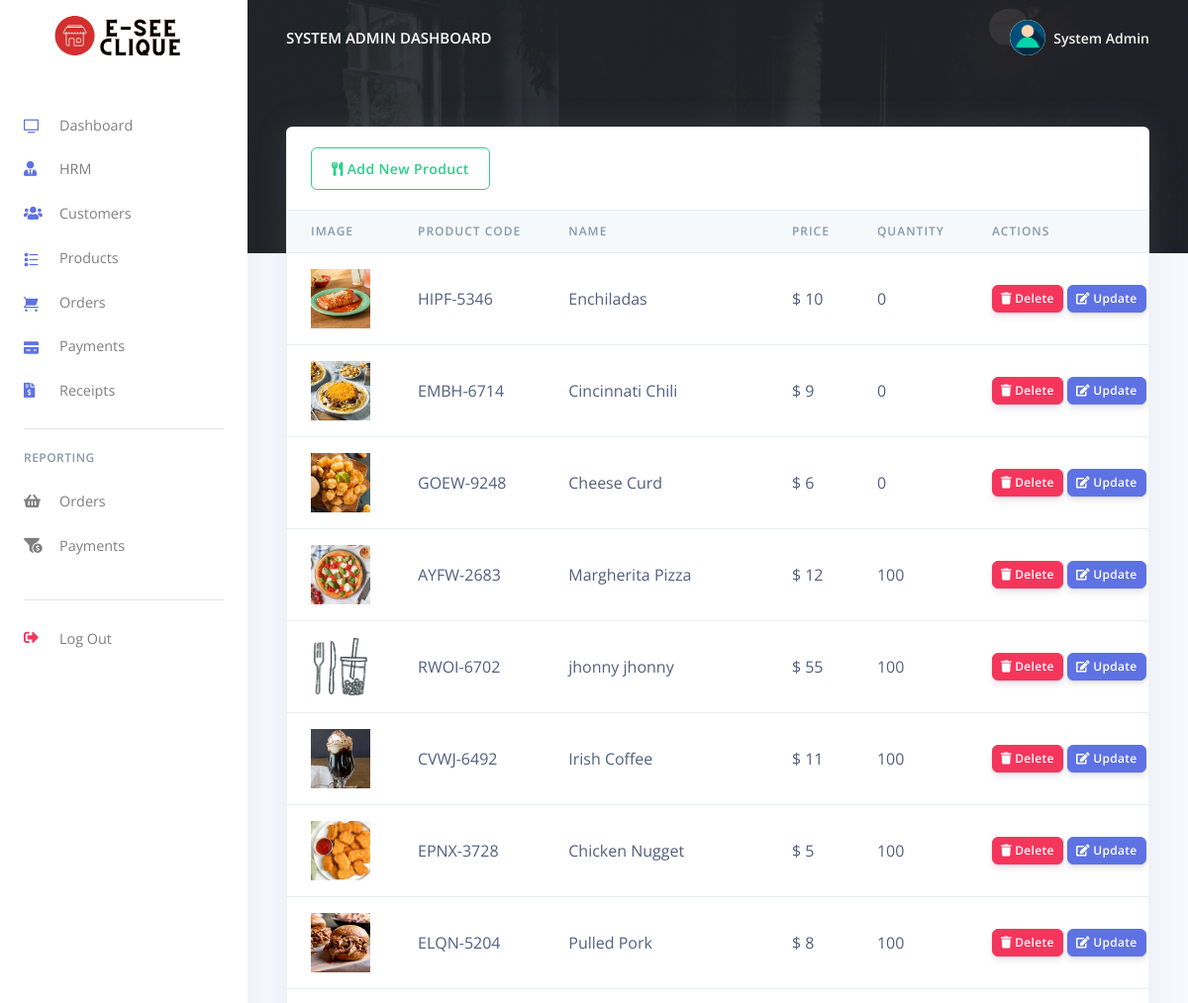
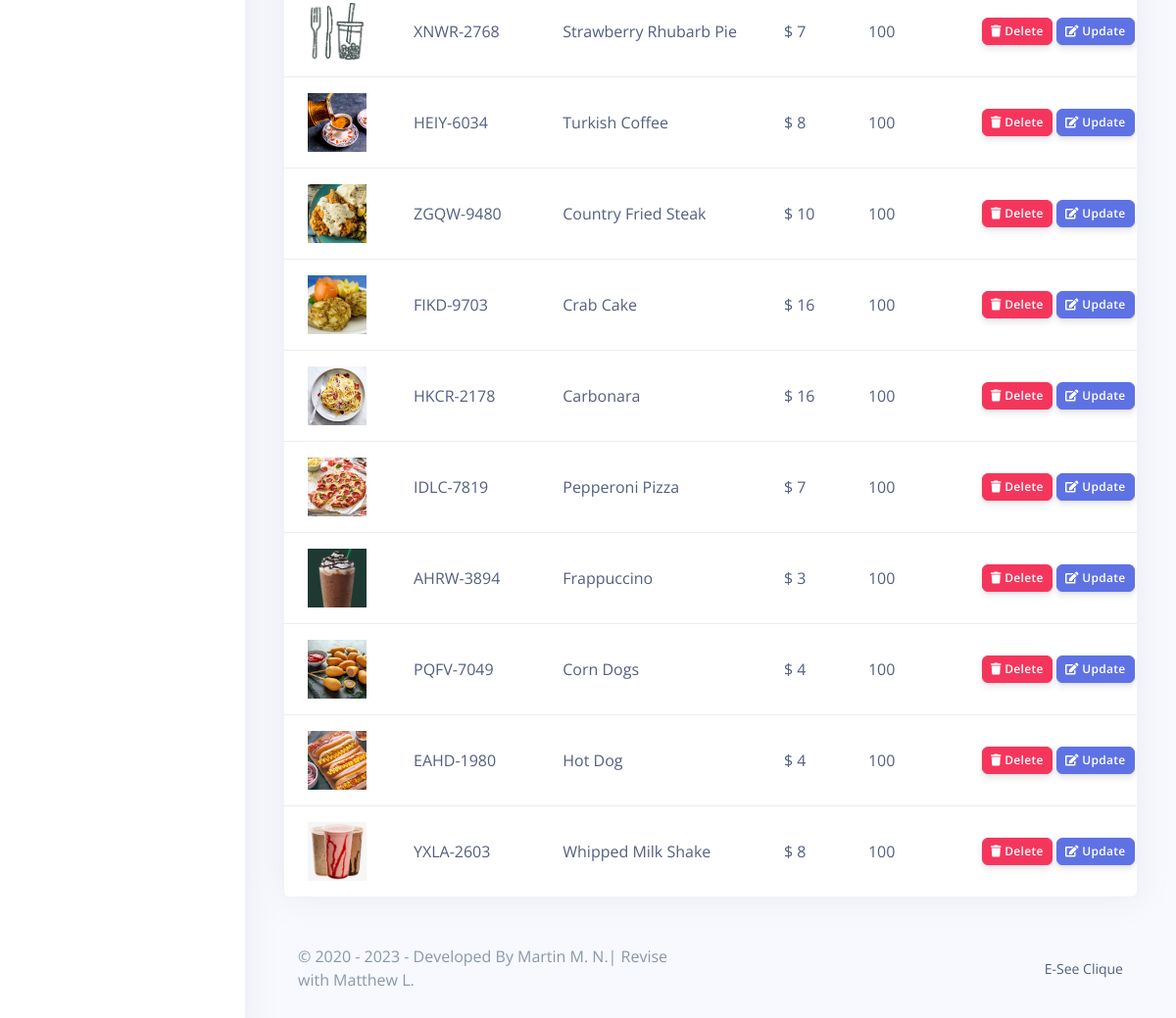
Screenshot of /Restro/admin/products.php (signed in) with the database file from the repository (2 pictures, top to bottom).
### tables this page shows
CREATE TABLE `rpos_admin` (
  `admin_id` varchar(200) NOT NULL,
  `admin_name` varchar(200) NOT NULL,
  `admin_email` varchar(200) NOT NULL,
  `admin_password` varchar(200) NOT NULL
);

CREATE TABLE `rpos_products` (
  `prod_id` varchar(200) NOT NULL,
  `prod_code` varchar(200) NOT NULL,
  `prod_name` varchar(200) NOT NULL,
  `prod_img` varchar(200) NOT NULL,
  `prod_desc` longtext NOT NULL,
  `prod_price` varchar(200) NOT NULL,
  `quantity` int(50) NOT NULL,
  `created_at` timestamp(6) NOT NULL DEFAULT current_timestamp(6) ON UPDATE current_timestamp(6)
);

### Restro/admin/products.php (the view, shortened to what this page needs)
<?php
include('config/config.php');
require_once('partials/_head.php');
?>
<body>
  <?php
  require_once('partials/_sidebar.php');
  ?>
  <div class="main-content">
    <?php
    require_once('partials/_topnav.php');
    ?>
    <div class="container-fluid mt--8">
      <div class="row">
        <div class="col">
          <div class="card shadow">
            <div class="card-header border-0">
              <a href="add_product" class="btn btn-outline-success">
                <i class="fas fa-utensils"></i>
                Add New Product
              </a>
            </div>
            <div class="table-responsive">
              <table class="table align-items-center table-flush">
                <thead class="thead-light">
                  <tr>
                    <th scope="col">Image</th>
                    <th scope="col">Product Code</th>
                    <th scope="col">Name</th>
                    <th scope="col">Price</th>
                    <th scope="col">Quantity</th>
                    <th scope="col">Actions</th>
                  </tr>
                </thead>
                <tbody>
                  <?php
                  $ret = "SELECT * FROM  rpos_products ";
                  $stmt = $mysqli->prepare($ret);
                  $stmt->execute();
                  $res = $stmt->get_result();
                  while ($prod = $res->fetch_object()) {
                  ?>
                    <tr>
                      <td>
                        <?php
                        if ($prod->prod_img) {
                          echo "<img src='assets/img/products/$prod->prod_img' height='60' width='60 class='img-thumbnail'>";
                        } else {
                          echo "<img src='assets/img/products/default.jpg' height='60' width='60 class='img-thumbnail'>";
                        }
                        ?>
                      </td>
                      <td><?php echo $prod->prod_code; ?></td>
                      <td><?php echo $prod->prod_name; ?></td>
                      <td>$ <?php echo $prod->prod_price; ?></td>
                      <td><?php echo $prod->quantity; ?></td>
                      <td>
                        <a href="products?delete=<?php echo $prod->prod_id; ?>">
                          <button class="btn btn-sm btn-danger">
                            <i class="fas fa-trash"></i>
                            Delete
                          </button>
                        </a>
                        <a href="update_product?update=<?php echo $prod->prod_id; ?>">
                          <button class="btn btn-sm btn-primary">
                            <i class="fas fa-edit"></i>
                            Update
                          </button>
                        </a>
                      </td>
                    </tr>
                  <?php } ?>
                </tbody>
              </table>
            </div>
          </div>
        </div>
      </div>
      <?php
      require_once('partials/_footer.php');
      ?>
    </div>
  </div>
</body>
</html>

### Restro/admin/partials/_sidebar.php (shortened to what this page needs)
<?php
$admin_id = $_SESSION['admin_id'];
$ret = "SELECT * FROM  rpos_admin  WHERE admin_id = '$admin_id'";
$stmt = $mysqli->prepare($ret);
$stmt->execute();
$res = $stmt->get_result();
while ($admin = $res->fetch_object()) {
?>
  <nav class="navbar navbar-vertical fixed-left navbar-expand-md navbar-light bg-white" id="sidenav-main">
    <div class="container-fluid">
      <a class="navbar-brand pt-0" href="dashboard">
        <img src="assets/img/brand/test.svg" class="navbar-brand-img" alt="..." width="500" height="300">
      </a>
      <div class="collapse navbar-collapse" id="sidenav-collapse-main">
        <ul class="navbar-nav">
          <li class="nav-item">
            <a class="nav-link" href="dashboard">
              <i class="ni ni-tv-2 text-primary"></i> Dashboard
            </a>
          </li>
          <li class="nav-item">
            <a class="nav-link" href="hrm">
              <i class="fas fa-user-tie text-primary"></i> HRM
            </a>
          </li>
          <li class="nav-item">
            <a class="nav-link" href="customes">
              <i class="fas fa-users text-primary"></i> Customers
            </a>
          </li>
          <li class="nav-item">
            <a class="nav-link" href="products">
              <i class="ni ni-bullet-list-67 text-primary"></i>Products
            </a>
          </li>
          <li class="nav-item">
            <a class="nav-link" href="orders">
              <i class="ni ni-cart text-primary"></i> Orders
            </a>
          </li>
          <li class="nav-item">
            <a class="nav-link" href="payments">
              <i class="ni ni-credit-card text-primary"></i> Payments
            </a>
          </li>
          <li class="nav-item">
            <a class="nav-link" href="receipts">
              <i class="fas fa-file-invoice-dollar text-primary"></i> Receipts
            </a>
          </li>
        </ul>
        <hr class="my-3">
        <h6 class="navbar-heading text-muted">Reporting</h6>
        <ul class="navbar-nav mb-md-3">
          <li class="nav-item">
            <a class="nav-link" href="orders_reports">
              <i class="fas fa-shopping-basket"></i> Orders
            </a>
          </li>
          <li class="nav-item">
            <a class="nav-link" href="payments_reports">
              <i class="fas fa-funnel-dollar"></i> Payments
            </a>
          </li>
        </ul>
        <hr class="my-3">
        <ul class="navbar-nav mb-md-3">
          <li class="nav-item">
            <a class="nav-link" href="logout">
              <i class="fas fa-sign-out-alt text-danger"></i> Log Out
            </a>
          </li>
        </ul>
      </div>
    </div>
  </nav>
<?php } ?>

### Restro/admin/partials/_topnav.php (shortened to what this page needs)
<?php
$admin_id = $_SESSION['admin_id'];
$ret = "SELECT * FROM  rpos_admin  WHERE admin_id = '$admin_id'";
$stmt = $mysqli->prepare($ret);
$stmt->execute();
$res = $stmt->get_result();
while ($admin = $res->fetch_object()) {
?>
    <nav class="navbar navbar-top navbar-expand-md navbar-dark" id="navbar-main">
        <div class="container-fluid">
            <a class="h4 mb-0 text-white text-uppercase d-none d-lg-inline-block" href="dashboard"><?php echo $admin->admin_name; ?> Dashboard</a>
            <ul class="navbar-nav align-items-center d-none d-md-flex">
                <li class="nav-item dropdown">
                    <a class="nav-link pr-0" href="#" role="button" data-toggle="dropdown" aria-haspopup="true" aria-expanded="false">
                        <div class="media align-items-center">
                            <span class="avatar avatar-sm rounded-circle">
                                <img alt="Image placeholder" src="assets/img/theme/user-a-min.png">
                            </span>
                            <div class="media-body ml-2 d-none d-lg-block">
                                <span class="mb-0 text-sm  font-weight-bold"><?php echo $admin->admin_name; ?></span>
                            </div>
                        </div>
                    </a>
                </li>
            </ul>
        </div>
    </nav>
<?php } ?>

### rows the page displays
rpos_admin: admin_name "SYSTEM ADMIN", admin_name "System Admin"
rpos_products: prod_img (picture), prod_code "HIPF-5346", prod_name "Enchiladas", prod_price "10", quantity "0"
rpos_products: prod_img (picture), prod_code "EMBH-6714", prod_name "Cincinnati Chili", prod_price "9", quantity "0"
rpos_products: prod_img (picture), prod_code "GOEW-9248", prod_name "Cheese Curd", prod_price "6", quantity "0"
rpos_products: prod_img (picture), prod_code "AYFW-2683", prod_name "Margherita Pizza", prod_price "12", quantity "100"
rpos_products: prod_code "RWOI-6702", prod_name "jhonny jhonny", prod_price "55", quantity "100"
rpos_products: prod_img (picture), prod_code "CVWJ-6492", prod_name "Irish Coffee", prod_price "11", quantity "100"
rpos_products: prod_img (picture), prod_code "EPNX-3728", prod_name "Chicken Nugget", prod_price "5", quantity "100"
rpos_products: prod_img (picture), prod_code "ELQN-5204", prod_name "Pulled Pork", prod_price "8", quantity "100"
rpos_products: prod_code "XNWR-2768", prod_name "Strawberry Rhubarb Pie", prod_price "7", quantity "100"
rpos_products: prod_img (picture), prod_code "HEIY-6034", prod_name "Turkish Coffee", prod_price "8", quantity "100"
rpos_products: prod_img (picture), prod_code "ZGQW-9480", prod_name "Country Fried Steak", prod_price "10", quantity "100"
rpos_products: prod_img (picture), prod_code "FIKD-9703", prod_name "Crab Cake", prod_price "16", quantity "100"
rpos_products: prod_img (picture), prod_code "HKCR-2178", prod_name "Carbonara", prod_price "16", quantity "100"
rpos_products: prod_img (picture), prod_code "IDLC-7819", prod_name "Pepperoni Pizza", prod_price "7", quantity "100"
rpos_products: prod_img (picture), prod_code "AHRW-3894", prod_name "Frappuccino", prod_price "3", quantity "100"
rpos_products: prod_img (picture), prod_code "PQFV-7049", prod_name "Corn Dogs", prod_price "4", quantity "100"
rpos_products: prod_img (picture), prod_code "EAHD-1980", prod_name "Hot Dog", prod_price "4", quantity "100"
rpos_products: prod_img (picture), prod_code "YXLA-2603", prod_name "Whipped Milk Shake", prod_price "8", quantity "100"
